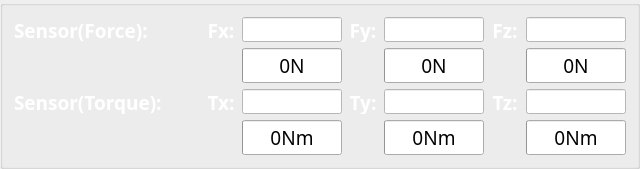
          <widget class="QGroupBox" name="groupBox_27">
           <property name="minimumSize">
            <size>
             <width>0</width>
             <height>130</height>
            </size>
           </property>
           <property name="font">
            <font>
             <family>Adobe 黑体 Std R</family>
             <pointsize>14</pointsize>
            </font>
           </property>
           <property name="title">
            <string/>
           </property>
           <layout class="QGridLayout" name="gridLayout_26">
            <item row="0" column="0">
             <layout class="QGridLayout" name="gridLayout_11">
              <item row="0" column="0">
               <widget class="QLabel" name="label_53">
                <property name="minimumSize">
                 <size>
                  <width>160</width>
                  <height>25</height>
                 </size>
                </property>
                <property name="maximumSize">
                 <size>
                  <width>160</width>
                  <height>25</height>
                 </size>
                </property>
                <property name="styleSheet">
                 <string notr="true">
font: 12pt &quot;Adobe 黑体 Std R&quot;;</string>
                </property>
                <property name="text">
                 <string>&lt;html&gt;&lt;head/&gt;&lt;body&gt;&lt;p&gt;&lt;span style=&quot; font-size:14pt; font-weight:600; color:#ffffff;&quot;&gt;Sensor(Force):&lt;/span&gt;&lt;/p&gt;&lt;/body&gt;&lt;/html&gt;</string>
                </property>
                <property name="alignment">
                 <set>Qt::AlignLeading|Qt::AlignLeft|Qt::AlignVCenter</set>
                </property>
                <property name="wordWrap">
                 <bool>false</bool>
                </property>
                <property name="margin">
                 <number>0</number>
                </property>
                <property name="indent">
                 <number>-2</number>
                </property>
                <property name="openExternalLinks">
                 <bool>false</bool>
                </property>
               </widget>
              </item>
              <item row="0" column="1">
               <widget class="QFrame" name="frame_force1_lamp">
                <property name="minimumSize">
                 <size>
                  <width>20</width>
                  <height>20</height>
                 </size>
                </property>
                <property name="maximumSize">
                 <size>
                  <width>20</width>
                  <height>20</height>
                 </size>
                </property>
                <property name="styleSheet">
                 <string notr="true">border-image: url(:/new/prefix1/image/1.3-红灯.png);</string>
                </property>
                <property name="frameShape">
                 <enum>QFrame::NoFrame</enum>
                </property>
                <property name="frameShadow">
                 <enum>QFrame::Raised</enum>
                </property>
               </widget>
              </item>
              <item row="0" column="2">
               <widget class="QLabel" name="label_174">
                <property name="minimumSize">
                 <size>
                  <width>30</width>
                  <height>25</height>
                 </size>
                </property>
                <property name="maximumSize">
                 <size>
                  <width>30</width>
                  <height>25</height>
                 </size>
                </property>
                <property name="styleSheet">
                 <string notr="true">
font: 12pt &quot;Adobe 黑体 Std R&quot;;</string>
                </property>
                <property name="text">
                 <string>&lt;html&gt;&lt;head/&gt;&lt;body&gt;&lt;p align=&quot;center&quot;&gt;&lt;span style=&quot; font-size:14pt; font-weight:600; color:#ffffff;&quot;&gt;Fx:&lt;/span&gt;&lt;/p&gt;&lt;/body&gt;&lt;/html&gt;</string>
                </property>
                <property name="alignment">
                 <set>Qt::AlignLeading|Qt::AlignLeft|Qt::AlignVCenter</set>
                </property>
                <property name="wordWrap">
                 <bool>false</bool>
                </property>
                <property name="margin">
                 <number>0</number>
                </property>
                <property name="indent">
                 <number>-2</number>
                </property>
                <property name="openExternalLinks">
                 <bool>false</bool>
                </property>
               </widget>
              </item>
              <item row="0" column="3">
               <widget class="QLineEdit" name="lineEdit_Fx_2">
                <property name="minimumSize">
                 <size>
                  <width>100</width>
                  <height>25</height>
                 </size>
                </property>
                <property name="maximumSize">
                 <size>
                  <width>100</width>
                  <height>25</height>
                 </size>
                </property>
                <property name="styleSheet">
                 <string notr="true">background-color: rgb(255, 255, 255);</string>
                </property>
               </widget>
              </item>
              <item row="0" column="4">
               <widget class="QLabel" name="label_179">
                <property name="minimumSize">
                 <size>
                  <width>30</width>
                  <height>25</height>
                 </size>
                </property>
                <property name="maximumSize">
                 <size>
                  <width>30</width>
                  <height>25</height>
                 </size>
                </property>
                <property name="styleSheet">
                 <string notr="true">
font: 12pt &quot;Adobe 黑体 Std R&quot;;</string>
                </property>
                <property name="text">
                 <string>&lt;html&gt;&lt;head/&gt;&lt;body&gt;&lt;p align=&quot;center&quot;&gt;&lt;span style=&quot; font-size:14pt; font-weight:600; color:#ffffff;&quot;&gt;Fy:&lt;/span&gt;&lt;/p&gt;&lt;/body&gt;&lt;/html&gt;</string>
                </property>
                <property name="alignment">
                 <set>Qt::AlignLeading|Qt::AlignLeft|Qt::AlignVCenter</set>
                </property>
                <property name="wordWrap">
                 <bool>false</bool>
                </property>
                <property name="margin">
                 <number>0</number>
                </property>
                <property name="indent">
                 <number>-2</number>
                </property>
                <property name="openExternalLinks">
                 <bool>false</bool>
                </property>
               </widget>
              </item>
              <item row="0" column="5">
               <widget class="QLineEdit" name="lineEdit_Fy_2">
                <property name="minimumSize">
                 <size>
                  <width>100</width>
                  <height>25</height>
                 </size>
                </property>
                <property name="maximumSize">
                 <size>
                  <width>100</width>
                  <height>25</height>
                 </size>
                </property>
                <property name="styleSheet">
                 <string notr="true">background-color: rgb(255, 255, 255);</string>
                </property>
               </widget>
              </item>
              <item row="0" column="6">
               <widget class="QLabel" name="label_180">
                <property name="minimumSize">
                 <size>
                  <width>30</width>
                  <height>25</height>
                 </size>
                </property>
                <property name="maximumSize">
                 <size>
                  <width>30</width>
                  <height>25</height>
                 </size>
                </property>
                <property name="styleSheet">
                 <string notr="true">
font: 12pt &quot;Adobe 黑体 Std R&quot;;</string>
                </property>
                <property name="text">
                 <string>&lt;html&gt;&lt;head/&gt;&lt;body&gt;&lt;p align=&quot;center&quot;&gt;&lt;span style=&quot; font-size:14pt; font-weight:600; color:#ffffff;&quot;&gt;Fz:&lt;/span&gt;&lt;/p&gt;&lt;/body&gt;&lt;/html&gt;</string>
                </property>
                <property name="alignment">
                 <set>Qt::AlignLeading|Qt::AlignLeft|Qt::AlignVCenter</set>
                </property>
                <property name="wordWrap">
                 <bool>false</bool>
                </property>
                <property name="margin">
                 <number>0</number>
                </property>
                <property name="indent">
                 <number>-2</number>
                </property>
                <property name="openExternalLinks">
                 <bool>false</bool>
                </property>
               </widget>
              </item>
              <item row="0" column="7">
               <widget class="QLineEdit" name="lineEdit_Fz_2">
                <property name="minimumSize">
                 <size>
                  <width>100</width>
                  <height>25</height>
                 </size>
                </property>
                <property name="maximumSize">
                 <size>
                  <width>100</width>
                  <height>25</height>
                 </size>
                </property>
                <property name="styleSheet">
                 <string notr="true">background-color: rgb(255, 255, 255);</string>
                </property>
               </widget>
              </item>
              <item row="1" column="0" colspan="3">
               <spacer name="horizontalSpacer_24">
                <property name="orientation">
                 <enum>Qt::Horizontal</enum>
                </property>
                <property name="sizeHint" stdset="0">
                 <size>
                  <width>198</width>
                  <height>20</height>
                 </size>
                </property>
               </spacer>
              </item>
              <item row="1" column="3">
               <widget class="QProgressBar" name="progressBar_Fx_2">
                <property name="minimumSize">
                 <size>
                  <width>100</width>
                  <height>0</height>
                 </size>
                </property>
                <property name="maximumSize">
                 <size>
                  <width>100</width>
                  <height>16777215</height>
                 </size>
                </property>
                <property name="minimum">
                 <number>0</number>
                </property>
                <property name="maximum">
                 <number>180</number>
                </property>
                <property name="value">
                 <number>0</number>
                </property>
                <property name="format">
                 <string>%vN</string>
                </property>
               </widget>
              </item>
              <item row="1" column="4">
               <spacer name="horizontalSpacer_23">
                <property name="orientation">
                 <enum>Qt::Horizontal</enum>
                </property>
                <property name="sizeHint" stdset="0">
                 <size>
                  <width>18</width>
                  <height>20</height>
                 </size>
                </property>
               </spacer>
              </item>
              <item row="1" column="5">
               <widget class="QProgressBar" name="progressBar_Fy_2">
                <property name="minimumSize">
                 <size>
                  <width>100</width>
                  <height>0</height>
                 </size>
                </property>
                <property name="maximumSize">
                 <size>
                  <width>100</width>
                  <height>16777215</height>
                 </size>
                </property>
                <property name="minimum">
                 <number>0</number>
                </property>
                <property name="maximum">
                 <number>180</number>
                </property>
                <property name="value">
                 <number>0</number>
                </property>
                <property name="format">
                 <string>%vN</string>
                </property>
               </widget>
              </item>
              <item row="1" column="6">
               <spacer name="horizontalSpacer_25">
                <property name="orientation">
                 <enum>Qt::Horizontal</enum>
                </property>
                <property name="sizeHint" stdset="0">
                 <size>
                  <width>13</width>
                  <height>20</height>
                 </size>
                </property>
               </spacer>
              </item>
              <item row="1" column="7">
               <widget class="QProgressBar" name="progressBar_Fz_2">
                <property name="minimumSize">
                 <size>
                  <width>100</width>
                  <height>0</height>
                 </size>
                </property>
                <property name="maximumSize">
                 <size>
                  <width>100</width>
                  <height>16777215</height>
                 </size>
                </property>
                <property name="minimum">
                 <number>0</number>
                </property>
                <property name="maximum">
                 <number>180</number>
                </property>
                <property name="value">
                 <number>0</number>
                </property>
                <property name="format">
                 <string>%vN</string>
                </property>
               </widget>
              </item>
             </layout>
            </item>
            <item row="1" column="0">
             <layout class="QGridLayout" name="gridLayout_25">
              <item row="0" column="0">
               <widget class="QLabel" name="label_55">
                <property name="minimumSize">
                 <size>
                  <width>160</width>
                  <height>25</height>
                 </size>
                </property>
                <property name="maximumSize">
                 <size>
                  <width>160</width>
                  <height>25</height>
                 </size>
                </property>
                <property name="styleSheet">
                 <string notr="true">
font: 12pt &quot;Adobe 黑体 Std R&quot;;</string>
                </property>
                <property name="text">
                 <string>&lt;html&gt;&lt;head/&gt;&lt;body&gt;&lt;p&gt;&lt;span style=&quot; font-size:14pt; font-weight:600; color:#ffffff;&quot;&gt;Sensor(Torque):&lt;/span&gt;&lt;/p&gt;&lt;/body&gt;&lt;/html&gt;</string>
                </property>
                <property name="alignment">
                 <set>Qt::AlignLeading|Qt::AlignLeft|Qt::AlignVCenter</set>
                </property>
                <property name="wordWrap">
                 <bool>false</bool>
                </property>
                <property name="margin">
                 <number>0</number>
                </property>
                <property name="indent">
                 <number>-2</number>
                </property>
                <property name="openExternalLinks">
                 <bool>false</bool>
                </property>
               </widget>
              </item>
              <item row="0" column="1">
               <widget class="QFrame" name="frame_force2_lamp">
                <property name="minimumSize">
                 <size>
                  <width>20</width>
                  <height>20</height>
                 </size>
                </property>
                <property name="maximumSize">
                 <size>
                  <width>20</width>
                  <height>20</height>
                 </size>
                </property>
                <property name="styleSheet">
                 <string notr="true">border-image: url(:/new/prefix1/image/1.3-红灯.png);</string>
                </property>
                <property name="frameShape">
                 <enum>QFrame::NoFrame</enum>
                </property>
                <property name="frameShadow">
                 <enum>QFrame::Raised</enum>
                </property>
               </widget>
              </item>
              <item row="0" column="2">
               <widget class="QLabel" name="label_181">
                <property name="minimumSize">
                 <size>
                  <width>30</width>
                  <height>25</height>
                 </size>
                </property>
                <property name="maximumSize">
                 <size>
                  <width>30</width>
                  <height>25</height>
                 </size>
                </property>
                <property name="styleSheet">
                 <string notr="true">
font: 12pt &quot;Adobe 黑体 Std R&quot;;</string>
                </property>
                <property name="text">
                 <string>&lt;html&gt;&lt;head/&gt;&lt;body&gt;&lt;p align=&quot;center&quot;&gt;&lt;span style=&quot; font-size:14pt; font-weight:600; color:#ffffff;&quot;&gt;Tx:&lt;/span&gt;&lt;/p&gt;&lt;/body&gt;&lt;/html&gt;</string>
                </property>
                <property name="alignment">
                 <set>Qt::AlignLeading|Qt::AlignLeft|Qt::AlignVCenter</set>
                </property>
                <property name="wordWrap">
                 <bool>false</bool>
                </property>
                <property name="margin">
                 <number>0</number>
                </property>
                <property name="indent">
                 <number>-2</number>
                </property>
                <property name="openExternalLinks">
                 <bool>false</bool>
                </property>
               </widget>
              </item>
              <item row="0" column="3">
               <widget class="QLineEdit" name="lineEdit_Tx_2">
                <property name="minimumSize">
                 <size>
                  <width>100</width>
                  <height>25</height>
                 </size>
                </property>
                <property name="maximumSize">
                 <size>
                  <width>100</width>
                  <height>25</height>
                 </size>
                </property>
                <property name="styleSheet">
                 <string notr="true">background-color: rgb(255, 255, 255);</string>
                </property>
               </widget>
              </item>
              <item row="0" column="4">
               <widget class="QLabel" name="label_182">
                <property name="minimumSize">
                 <size>
                  <width>30</width>
                  <height>25</height>
                 </size>
                </property>
                <property name="maximumSize">
                 <size>
                  <width>30</width>
                  <height>25</height>
                 </size>
                </property>
                <property name="styleSheet">
                 <string notr="true">
font: 12pt &quot;Adobe 黑体 Std R&quot;;</string>
                </property>
                <property name="text">
                 <string>&lt;html&gt;&lt;head/&gt;&lt;body&gt;&lt;p align=&quot;center&quot;&gt;&lt;span style=&quot; font-size:14pt; font-weight:600; color:#ffffff;&quot;&gt;Ty:&lt;/span&gt;&lt;/p&gt;&lt;/body&gt;&lt;/html&gt;</string>
                </property>
                <property name="alignment">
                 <set>Qt::AlignLeading|Qt::AlignLeft|Qt::AlignVCenter</set>
                </property>
                <property name="wordWrap">
                 <bool>false</bool>
                </property>
                <property name="margin">
                 <number>0</number>
                </property>
                <property name="indent">
                 <number>-2</number>
                </property>
                <property name="openExternalLinks">
                 <bool>false</bool>
                </property>
               </widget>
              </item>
              <item row="0" column="5">
               <widget class="QLineEdit" name="lineEdit_Ty_2">
                <property name="minimumSize">
                 <size>
                  <width>100</width>
                  <height>25</height>
                 </size>
                </property>
                <property name="maximumSize">
                 <size>
                  <width>100</width>
                  <height>25</height>
                 </size>
                </property>
                <property name="styleSheet">
                 <string notr="true">background-color: rgb(255, 255, 255);</string>
                </property>
               </widget>
              </item>
              <item row="0" column="6">
               <widget class="QLabel" name="label_183">
                <property name="minimumSize">
                 <size>
                  <width>30</width>
                  <height>25</height>
                 </size>
                </property>
                <property name="maximumSize">
                 <size>
                  <width>30</width>
                  <height>25</height>
                 </size>
                </property>
                <property name="styleSheet">
                 <string notr="true">
font: 12pt &quot;Adobe 黑体 Std R&quot;;</string>
                </property>
                <property name="text">
                 <string>&lt;html&gt;&lt;head/&gt;&lt;body&gt;&lt;p align=&quot;center&quot;&gt;&lt;span style=&quot; font-size:14pt; font-weight:600; color:#ffffff;&quot;&gt;Tz:&lt;/span&gt;&lt;/p&gt;&lt;/body&gt;&lt;/html&gt;</string>
                </property>
                <property name="alignment">
                 <set>Qt::AlignLeading|Qt::AlignLeft|Qt::AlignVCenter</set>
                </property>
                <property name="wordWrap">
                 <bool>false</bool>
                </property>
                <property name="margin">
                 <number>0</number>
                </property>
                <property name="indent">
                 <number>-2</number>
                </property>
                <property name="openExternalLinks">
                 <bool>false</bool>
                </property>
               </widget>
              </item>
              <item row="0" column="7">
               <widget class="QLineEdit" name="lineEdit_Tz_2">
                <property name="minimumSize">
                 <size>
                  <width>100</width>
                  <height>25</height>
                 </size>
                </property>
                <property name="maximumSize">
                 <size>
                  <width>100</width>
                  <height>25</height>
                 </size>
                </property>
                <property name="styleSheet">
                 <string notr="true">background-color: rgb(255, 255, 255);</string>
                </property>
               </widget>
              </item>
              <item row="1" column="0" colspan="3">
               <spacer name="horizontalSpacer_26">
                <property name="orientation">
                 <enum>Qt::Horizontal</enum>
                </property>
                <property name="sizeHint" stdset="0">
                 <size>
                  <width>208</width>
                  <height>20</height>
                 </size>
                </property>
               </spacer>
              </item>
              <item row="1" column="3">
               <widget class="QProgressBar" name="progressBar_Nx_2">
                <property name="minimumSize">
                 <size>
                  <width>100</width>
                  <height>0</height>
                 </size>
                </property>
                <property name="maximumSize">
                 <size>
                  <width>100</width>
                  <height>16777215</height>
                 </size>
                </property>
                <property name="minimum">
                 <number>0</number>
                </property>
                <property name="maximum">
                 <number>180</number>
                </property>
                <property name="value">
                 <number>0</number>
                </property>
                <property name="format">
                 <string>%vNm</string>
                </property>
               </widget>
              </item>
              <item row="1" column="4">
               <spacer name="horizontalSpacer_27">
                <property name="orientation">
                 <enum>Qt::Horizontal</enum>
                </property>
                <property name="sizeHint" stdset="0">
                 <size>
                  <width>18</width>
                  <height>20</height>
                 </size>
                </property>
               </spacer>
              </item>
              <item row="1" column="5">
               <widget class="QProgressBar" name="progressBar_Ny_2">
                <property name="minimumSize">
                 <size>
                  <width>100</width>
                  <height>0</height>
                 </size>
                </property>
                <property name="maximumSize">
                 <size>
                  <width>100</width>
                  <height>16777215</height>
                 </size>
                </property>
                <property name="minimum">
                 <number>0</number>
                </property>
                <property name="maximum">
                 <number>180</number>
                </property>
                <property name="value">
                 <number>0</number>
                </property>
                <property name="format">
                 <string>%vNm</string>
                </property>
               </widget>
              </item>
              <item row="1" column="6">
               <spacer name="horizontalSpacer_28">
                <property name="orientation">
                 <enum>Qt::Horizontal</enum>
                </property>
                <property name="sizeHint" stdset="0">
                 <size>
                  <width>13</width>
                  <height>20</height>
                 </size>
                </property>
               </spacer>
              </item>
              <item row="1" column="7">
               <widget class="QProgressBar" name="progressBar_Nz_2">
                <property name="minimumSize">
                 <size>
                  <width>100</width>
                  <height>0</height>
                 </size>
                </property>
                <property name="maximumSize">
                 <size>
                  <width>100</width>
                  <height>16777215</height>
                 </size>
                </property>
                <property name="minimum">
                 <number>0</number>
                </property>
                <property name="maximum">
                 <number>180</number>
                </property>
                <property name="value">
                 <number>0</number>
                </property>
                <property name="format">
                 <string>%vNm</string>
                </property>
               </widget>
              </item>
             </layout>
            </item>
           </layout>
           <zorder></zorder>
           <zorder></zorder>
          </widget>
